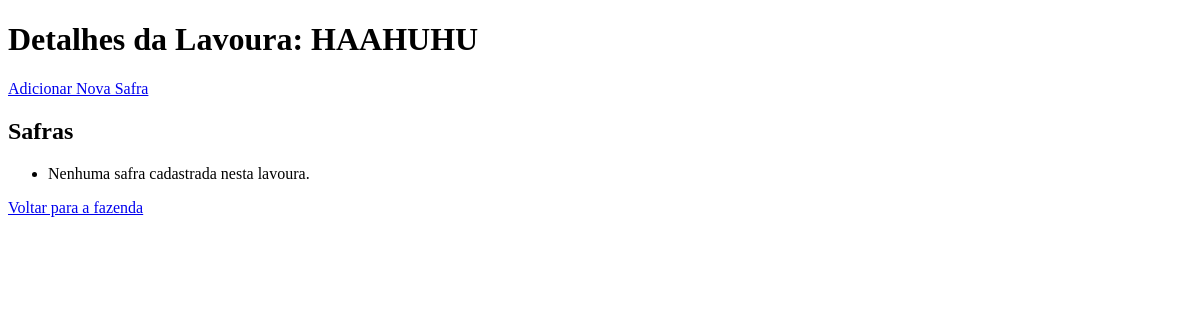
/farms/2/harvests/2/, run on an earlier commit of the app's database.
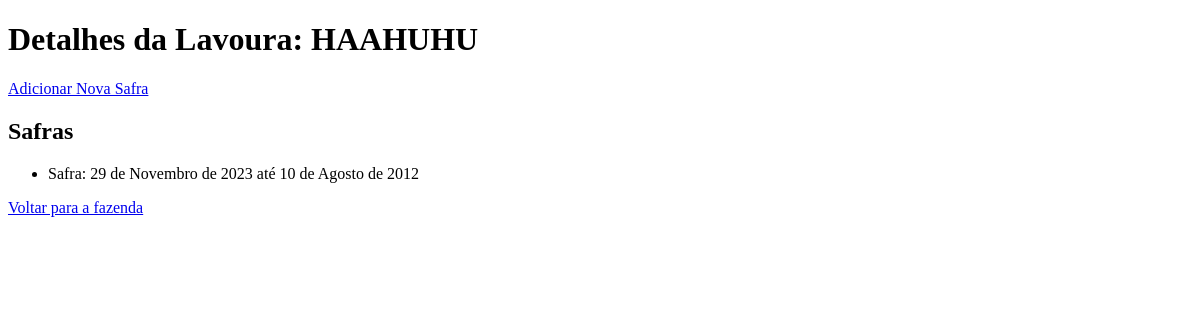
And on a later commit of the database.
### app1/models.py (models this page shows)
class Tillage(models.Model):
    SEEDS = (
    ('Thompson_Seedless', 'Uva Thompson Seedless'),
    ('Red_Globe', 'Uva Red Globe'),
    ('Flame_Seedless', 'Uva Flame Seedless'),
    ('Concord', 'Uva Concord'),
    ('Muscat', 'Uva Muscat'),
    ('Cabernet_Sauvignon', 'Uva Cabernet Sauvignon'),
    ('Chardonnay', 'Uva Chardonnay'),
    ('Merlot', 'Uva Merlot'),
    ('Pinot_Noir', 'Uva Pinot Noir'),
    ('Zinfandel', 'Uva Zinfandel'),
    )
    startdate = models.DateField(auto_now=True)
    active = models.BooleanField(default=False)
    enddate = models.DateField()
    health = models.CharField(max_length=100)
    usedseed = models.CharField(max_length=60, choices=SEEDS)
    harvestId = models.ForeignKey(Harvest,
                                  null=False,
                                  on_delete=models.CASCADE,
                                  related_name='tillages')

### app1/views.py (the view)
# urls.py: path('farms/<int:farm_id>/harvests/<int:harvest_id>/', views.harvest_detail, name='harvest_detail'),
def harvest_detail(request, farm_id, harvest_id):
    farm = get_object_or_404(Farm, pk=farm_id)
    harvest = get_object_or_404(Harvest, pk=harvest_id, farm=farm)
    return render(request, 'app1/harvest_detail.html', {'farm': farm, 'harvest': harvest})

### Templates/app1/harvest_detail.html (shortened to what this page needs)
<!DOCTYPE html>
<html lang="en">
<head>
</head>
<body>
    <h1>Detalhes da Lavoura: {{ harvest.localization }}</h1>
    <a href="{% url 'app1:tillage_create' farm_id=harvest.farm_id harvest_id=harvest.pk %}">Adicionar Nova Safra</a>
    <h2>Safras</h2>
    <ul>
        {% for tillage in harvest.tillages.all %}
            <li>
                Safra: {{ tillage.startdate }} até {{ tillage.enddate }}
            </li>
        {% empty %}
            <li>Nenhuma safra cadastrada nesta lavoura.</li>
        {% endfor %}
    </ul>
    <a href="{% url 'app1:farm_detail' farm.pk %}">Voltar para a fazenda</a>
</body>
</html>

What changed in the data, as far as the page shows it:
added Tillage: startdate "29 de Novembro de 2023", enddate "10 de Agosto de 2012"
Also different on the page:
text no longer shown: "Nenhuma safra cadastrada nesta lavoura."
